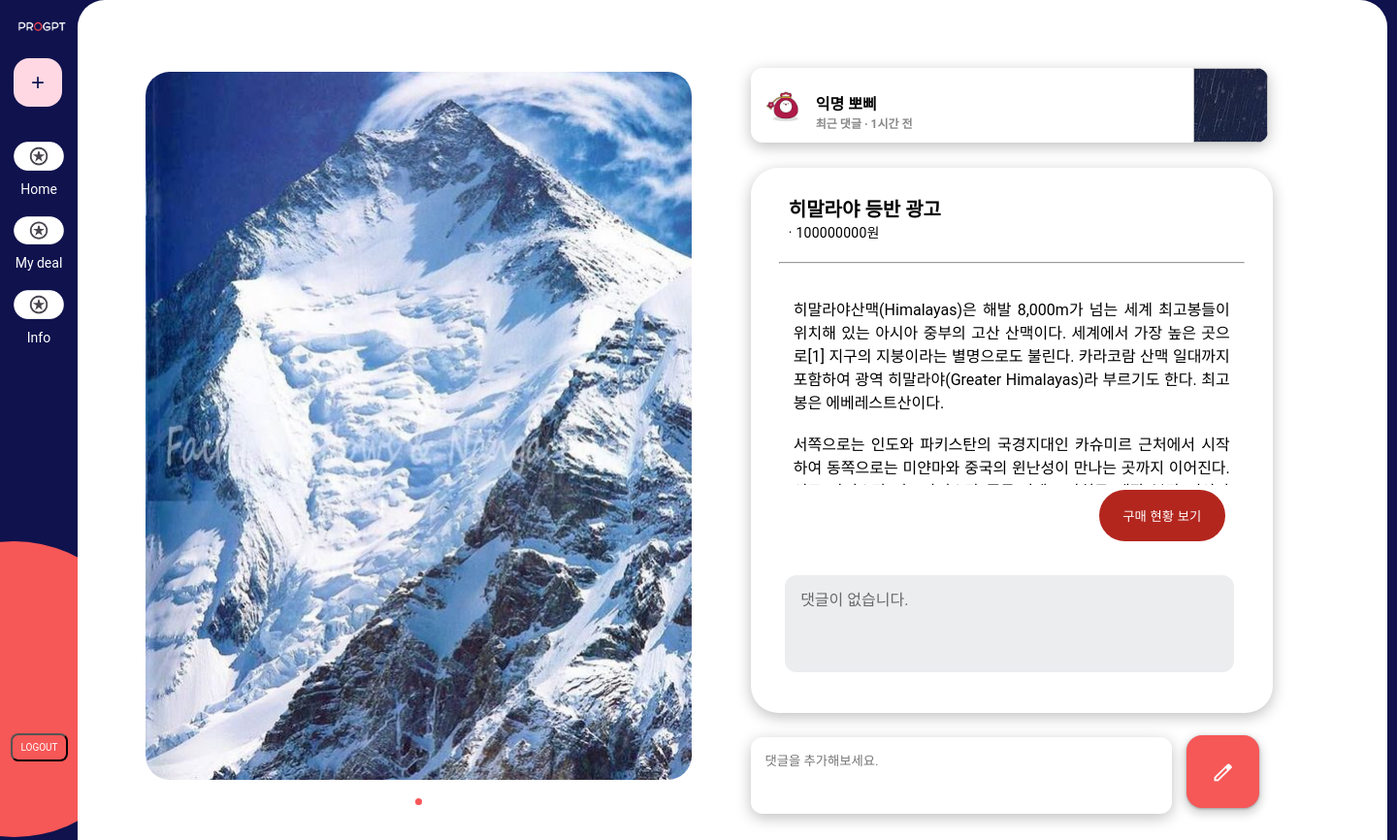
Screenshot of /detail/13 (signed in) with the database file from the repository.
### app/models.py (models this page shows, shortened)
class User(db.Model):
    __tablename__ = 'user'
    id = db.Column(db.Integer, primary_key=True)
    username = db.Column(db.String(150), unique=True, nullable=False)
    password = db.Column(db.String(200), nullable=False)
    email = db.Column(db.String(120), nullable=False)  # unique=True를 제거합니다.
    posts = db.relationship('Post', backref='user', lazy=True)
    buys = db.relationship('Buy', backref='buyer', lazy=True)
    sells = db.relationship('Sell', backref='seller', lazy=True)

class Post(db.Model):
    __tablename__ = 'posts'
    id = db.Column(db.Integer, primary_key=True)
    title = db.Column(db.String(100))
    price = db.Column(db.Float)
    content = db.Column(db.Text)
    filename = db.Column(db.String(200))
    image_filename = db.Column(db.Text, nullable=True)
    user_id = db.Column(db.Integer, db.ForeignKey('user.id'), nullable=False)
    created_at = db.Column(db.DateTime, default=datetime.utcnow)

### app/views/detail_views.py (the view)
@bp.route('/detail/<int:post_id>')
def detail(post_id):
    post = Post.query.get_or_404(post_id)
    user_id = session.get('user_id')
    existing_purchase = Buy.query.filter_by(user_id=user_id, post_id=post_id).first()
    buyer = Buy.query.filter_by(post_id=post_id).first()  # 게시글에 대한 첫 번째 구매자 정보 조회
    buyer_exists = True if buyer else False  # 구매자가 있는지 여부 확인
    return render_template('front/detail.html', post=post, existing_purchase=existing_purchase, buyer_exists=buyer_exists)

### app/views/auth_views.py (called while the page is built)
@bp.before_app_request
def load_logged_in_user():
    user_id = session.get('user_id')
    if user_id is None:
        g.user = None
    else:
        g.user = User.query.get(user_id)

### app/templates/front/detail.html (shortened to what this page needs)
<!DOCTYPE html>
<html lang="ko">
<head>
    <link rel="stylesheet" href="{{ url_for('static', filename='detail.css') }}">
    <link rel="stylesheet" href="{{ url_for('static', filename='bar.css') }}">
</head>
<body>
    <div class="sidebar">
        <div class="logo">
            <img src="{{ url_for('static', filename='logo.png') }}" alt="Logo">
            <button class="plus-button" id="addPostButton">+</button>
        </div>
        <ul class="menu">
            <li><a href="#"><span class="icon" onclick="location.href='/home'"><img src="../../static/logologo.png" style="width:52px"></span> Home</a></li>
            <li><a href="#"><span class="icon" onclick="location.href='/mydeal_views/mydealbuy'"><img src="../../static/logologo.png" style="width:52px"></span> My deal</a></li>
            <li><a href="#"><span class="icon" onclick="location.href='/information'"><img src="../../static/logologo.png" style="width:52px"></span> Info</a></li>
            <button class="logout" id="logoutButton">LOGOUT</button>
        </ul>
    </div>
    <div class="detailback">
        <div class="imagebox">
            <img class="sim" id="current-image" src="" alt="Uploaded Image" style="max-width: 100%; height: auto;">
            <div class="image-indicators"></div>
        </div>
        </div>
        <div class="seller">
            <img class="sellm">
            <img class="profilepic" src="../../static/profilepic.png">
            <div class="sellertextbox">
                <div>
                <h4 class="name">{{ post.user.username }}</h4>
                <h6 class="recent">최근 댓글 · 1시간 전</h6>
                </div>
            </div>
        </div>
            <div class="boxxx">
                <div class="productname">{{ post.title }}</div>
                <p class="productprice"> · {{ post.price|int }}원</p>
                <div class="divider"><hr></div>
                <div class="sellingpost">
                    <p style="white-space: pre-wrap;">{{ post.content }}</p>
            </div>
    {% if post.user_id != session.get('user_id') %}
        {% if existing_purchase %}
            <button class="buy" onclick="window.location.href='/mydeal_views/mydealbuy'">구매 현황 보기</button>
        {% elif buyer_exists %}
            <button class="buy clicked" disabled>거래 진행중</button>
        {% else %}
            <button class="buy" onclick="submitPurchase()">구매 신청하기</button>
        {% endif %}
                                {% else %}
                    <button class="buy" onclick="window.location.href='/mydeal_views/mydealsell'">판매 목록 가기</button>
                    <button class="deletebuy" onclick="deletePost()">삭제</button>
                {% endif %}
            <div class="comment-box" id="commentBox">
            {% for comment in comments %}
            {% else %}
                <p style="font-family: roboto; margin-top: -4px; color: dimgray;">댓글이 없습니다.</p>
                    {% endfor %}
            </div>
        </div>
    <div>
        <textarea class="commentwrite" id="commentInput" placeholder="댓글을 추가해보세요."></textarea>
        <button class="writebutton" onclick="submitComment()"><img src="../../static/writepen.png" style="width: 75px; height: 70px;"></button>
    </div>
</body>
</html>

### app/static/detail.css (style rules this page uses)
body { height:auto; font-family: 'Roboto'; background-color: #0F124D; }
.detailback { position: absolute; width: 1350px; height: 900px; top: 0px; left: 80px; background: white; border-top-left-radius: 28px; border-top-right-radius: 28px; box-sizing: border-box; overflow: hidden; }
.imagebox { position: absolute; width: 563px; height: 760px; top: 74px; left: 70px; }
.sim { border-radius: 25px; width: 100%; height: 100%; max-height:730px; overflow: hidden; object-fit: cover; }
.seller { box-sizing: border-box; display: flex; padding: 2%; position: absolute; width: 533px; height: 77px; left: 774px; top: 70px; background: #FFFFFF; border-radius: 12px; box-shadow: 0px 4px 15px rgba(0, 0, 0, 0.25); }
.profilepic { width: 50px; height: 50px; border-radius: 50%; }
.sellertextbox { display: flex; justify-content: space-between; height: 50px; margin-left: 38px; margin-top: -5px; }
.name { font-size: 16px; font-weight: bold; margin: 0; }
.recent { font-size: 12px; color: #888; margin: 0; }
.profilepic { position: absolute; width: 40px; height: 40px; left: 15px; top: calc(50% - 40px/2); border-radius: 100%; font-family: 'Roboto'; font-style: normal; font-weight: 500; font-size: 16px; line-height: 24px; display: flex; align-items: center; text-align: center; letter-spacing: 0.15px; color: #FEF7FF; }
.sellm { position: absolute; right: 0px; top: 0%; bottom: 0%; width: 77px; height: 77px; overflow: hidden; border-top-right-radius:12px; border-bottom-right-radius:12px; background: url(X.jpeg); }
.sellingpost { padding: 10px; width: 450px; height: 200px; margin: 5px; margin-top:5px; max-height: 200px; overflow-y: auto; -ms-overflow-style: none; scrollbar-width: none; text-align: justify; }
.buy { display: flex; flex-direction: column; justify-content: center; align-items: center; padding: 0px; gap: 8px; position: relative; width: 130px; height: 53px; left: 330px; border: none; color: #FFFFFF; background: #B3261E; border-radius: 100px; cursor: pointer; transition: background-color 0.3s ease; }
.boxxx { position: absolute; width: 480px; height: 504px; left: 774px; top: 173px; padding: 2%; background: #FFFFFF; box-shadow: 0px 4px 15px rgba(0, 0, 0, 0.25); border-radius: 28px; z-index: 1; }
.productname { margin-left: 10px; margin-bottom: -10px; font-family: 'Roboto'; font-style: bold; font-weight: 600; font-size: 20px; line-height: 28px; color: #000000; }
.productprice { margin-left: 10px; margin-top: 10px; font-family: 'Roboto'; font-style: normal; font-weight: 400; font-size: 14px; line-height: 20px; letter-spacing: 0.25px; color: #000000; }
.divider { flex-direction: column; justify-content: center; align-items: flex-start; position: relative; width: 480px; margin-top: 20px; color:#CAC4D0; }
.buy { display: flex; flex-direction: column; justify-content: center; align-items: center; float: left; padding: 0px; gap: 8px; margin-right: 0px; position: relative; width: 130px; height: 53px; background: #B3261E; border-radius: 100px; }
.comment-box { position: absolute; width: 431px; height: 68px; left: 35px; top: 420px; padding: 3%; background: #EBEDEF; border-radius: 12px; z-index: 2; padding-left: 3%; max-height: 158px; overflow-y: auto; }
.comment-box { scrollbar-width: none; }
.comment-box { -ms-overflow-style: none; }
.commentwrite { font-family: 'Roboto'; position: absolute; width: 405px; height: 50px; left: 774px; top: 760px; background: #FFFFFF; box-shadow: 0px 4px 15px rgba(0, 0, 0, 0.25); border-radius: 12px; resize: none; border: none; outline: none; background-color: transparent; padding:1%; }
.writebutton { display: flex; flex-direction: row; justify-content: center; align-items: center;url(http://127.0.0.1:5000/static/uploads/f39e7ad4d53d47b59ba3d1b71bf9dea6_KakaoTalk_20241016_183147679.jpg) padding: 0px; position: relative; width: 75px; height: 75px; left: 1215px; top: 750px; background: #F65757; box-shadow: 0px 4px 8px 3px rgba(0, 0, 0, 0.15), 0px 1px 3px rgba(0, 0, 0, 0.3); border-radius: 16px; border:none; cursor: pointer; transition: background-color 0.3s ease; }
.image-indicators { display: flex; justify-content: center; margin-top: 10px; position: relative; }

### rows the page displays
User: user.username "익명 뽀삐"
Post: title "히말라야 등반 광고", price "100000000", content "히말라야산맥(Himalayas)은 해발 8,000m가 넘는 세계 최고봉들이 위치해 있는 아시아 중부의 고산 산맥이다. 세계에서 가장 높은 곳으로[1] 지구의 지붕이라는 별명으로도 불린다. 카라코람 산맥 일대까지 포함하여 광역 히말라야(Greater Himalayas)라 부르기도 한다. 최고봉은 에베레스트산이다. 서쪽으로는 인도와 파키스탄의 국경지대인 카슈미르 근처에서 시작하여 동쪽으로는 미얀마와 중국의 윈난성이 만나는 곳까지 이어진다.…"
